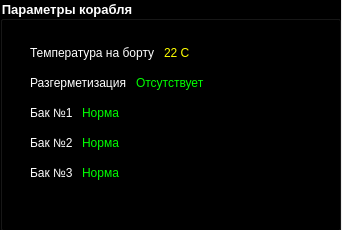
<?xml version="1.0" encoding="UTF-8"?>
<ui version="4.0">
 <class>Form</class>
 <widget class="QWidget" name="Form">
  <property name="geometry">
   <rect>
    <x>0</x>
    <y>0</y>
    <width>342</width>
    <height>230</height>
   </rect>
  </property>
  <property name="windowTitle">
   <string>Ship</string>
  </property>
  <property name="autoFillBackground">
   <bool>true</bool>
  </property>
  <widget class="QGroupBox" name="groupBox">
   <property name="geometry">
    <rect>
     <x>0</x>
     <y>0</y>
     <width>341</width>
     <height>231</height>
    </rect>
   </property>
   <property name="font">
    <font>
     <pointsize>10</pointsize>
     <bold>true</bold>
    </font>
   </property>
   <property name="styleSheet">
    <string notr="true">background-color: rgb(0, 0, 0); 
color: rgb(255, 255, 255);</string>
   </property>
   <property name="title">
    <string>Параметры корабля</string>
   </property>
   <widget class="QWidget" name="">
    <property name="geometry">
     <rect>
      <x>30</x>
      <y>40</y>
      <width>211</width>
      <height>146</height>
     </rect>
    </property>
    <layout class="QVBoxLayout" name="verticalLayout">
     <item>
      <layout class="QHBoxLayout" name="horizontalLayout">
       <item>
        <widget class="QLabel" name="label">
         <property name="text">
          <string>Температура на борту</string>
         </property>
        </widget>
       </item>
       <item>
        <widget class="QLineEdit" name="lineEdit">
         <property name="styleSheet">
          <string notr="true">color: rgb(255, 255, 0);</string>
         </property>
         <property name="text">
          <string>22 С</string>
         </property>
        </widget>
       </item>
      </layout>
     </item>
     <item>
      <layout class="QHBoxLayout" name="horizontalLayout_2">
       <item>
        <widget class="QLabel" name="label_2">
         <property name="text">
          <string>Разгерметизация</string>
         </property>
        </widget>
       </item>
       <item>
        <widget class="QLineEdit" name="lineEdit_2">
         <property name="styleSheet">
          <string notr="true">color: rgb(0, 255, 0);</string>
         </property>
         <property name="text">
          <string>Отсутствует</string>
         </property>
        </widget>
       </item>
      </layout>
     </item>
     <item>
      <layout class="QHBoxLayout" name="horizontalLayout_3">
       <item>
        <widget class="QLabel" name="label_3">
         <property name="text">
          <string>Бак №1</string>
         </property>
         <property name="textFormat">
          <enum>Qt::RichText</enum>
         </property>
        </widget>
       </item>
       <item>
        <widget class="QLineEdit" name="lineEdit_3">
         <property name="styleSheet">
          <string notr="true">color: rgb(0, 255, 0);</string>
         </property>
         <property name="text">
          <string>Норма</string>
         </property>
        </widget>
       </item>
      </layout>
     </item>
     <item>
      <layout class="QHBoxLayout" name="horizontalLayout_4">
       <item>
        <widget class="QLabel" name="label_4">
         <property name="text">
          <string>Бак №2</string>
         </property>
        </widget>
       </item>
       <item>
        <widget class="QLineEdit" name="lineEdit_4">
         <property name="styleSheet">
          <string notr="true">color: rgb(0, 255, 0);
font: 9pt &quot;Segoe UI&quot;;</string>
         </property>
         <property name="text">
          <string>Норма</string>
         </property>
        </widget>
       </item>
      </layout>
     </item>
     <item>
      <layout class="QHBoxLayout" name="horizontalLayout_5">
       <item>
        <widget class="QLabel" name="label_5">
         <property name="text">
          <string>Бак №3</string>
         </property>
        </widget>
       </item>
       <item>
        <widget class="QLineEdit" name="lineEdit_5">
         <property name="styleSheet">
          <string notr="true">color: rgb(0, 255, 0);</string>
         </property>
         <property name="text">
          <string>Норма</string>
         </property>
        </widget>
       </item>
      </layout>
     </item>
    </layout>
   </widget>
  </widget>
 </widget>
 <resources/>
 <connections/>
</ui>
